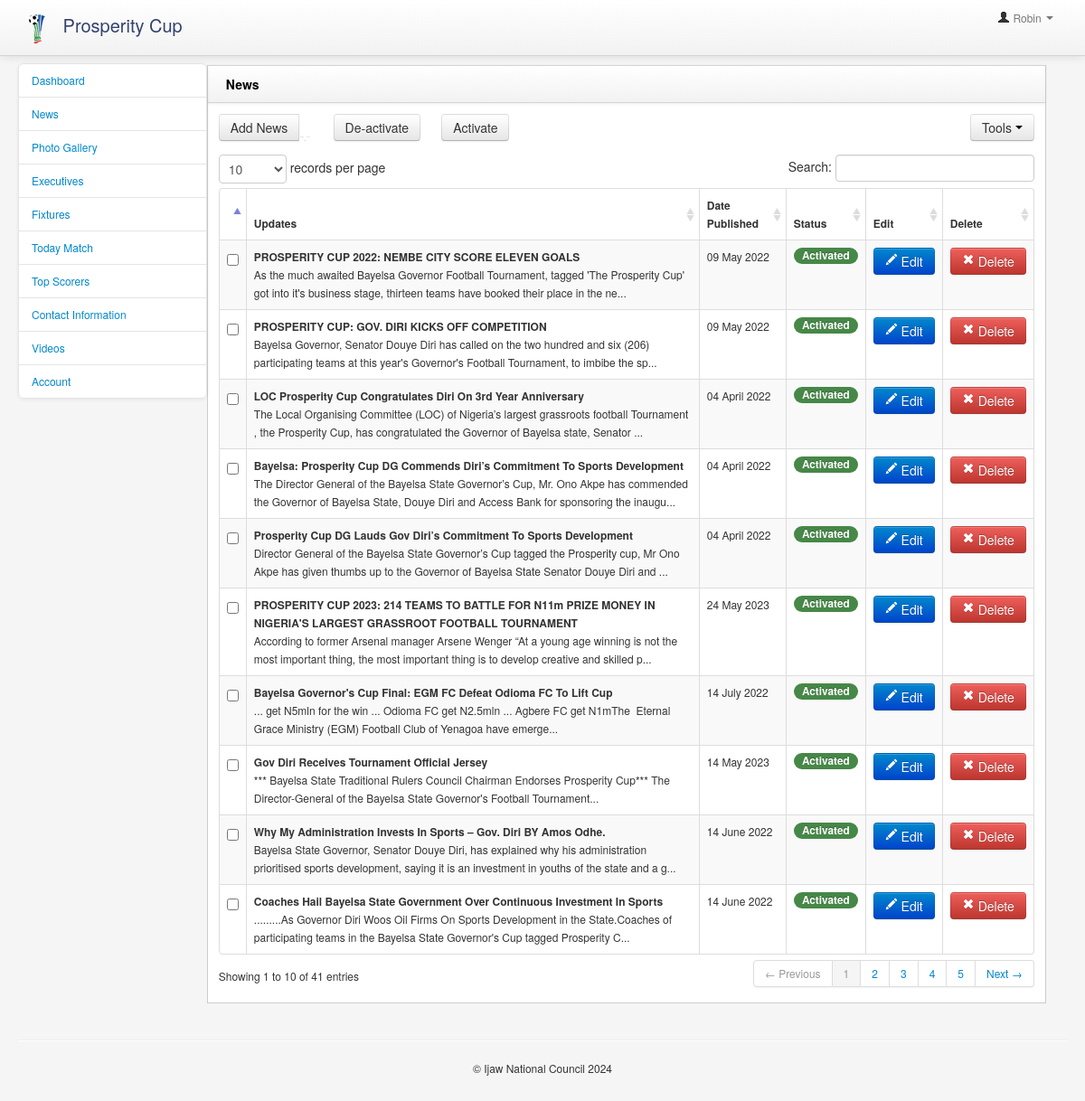
The app's page /admin/updates.php (signed in) with its own data.
### tables this page shows
CREATE TABLE `news` (
  `news_id` int(11) NOT NULL,
  `title` varchar(200) NOT NULL,
  `content` text NOT NULL,
  `time_update` varchar(200) NOT NULL,
  `day` varchar(200) NOT NULL,
  `month` varchar(200) NOT NULL,
  `year` varchar(200) NOT NULL,
  `filename` varchar(200) NOT NULL,
  `status` int(11) NOT NULL
);

### admin/scripts/functions.php (called while the page is built, shortened)
<?php
function ExecuteQuery($query){
	global $connection;
	$result = mysqli_query($connection,$query);
	return $result;
}
function SqlArray($result){
	$rows = mysqli_fetch_array($result);
	return $rows;
}
?>

### admin/updates.php (the view, shortened to what this page needs)
<?php
require_once("scripts/config.php");
require_once("scripts/functions.php");
$msg="";
	$result  =  ExecuteQuery("SELECT * FROM `news`");
 ?>
<!DOCTYPE html>
<html>
    <head>
        <link href="bootstrap/css/bootstrap.min.css" rel="stylesheet" media="screen">
        <link href="bootstrap/css/bootstrap-responsive.min.css" rel="stylesheet" media="screen">
        <link href="assets/styles.css" rel="stylesheet" media="screen">
        <link href="assets/DT_bootstrap.css" rel="stylesheet" media="screen">
    </head>
    <body style="font-size:12px">
        <div class="navbar navbar-fixed-top">
               <?php  include("tools/admin_header.php");?>
        </div>
        <div class="container-fluid">
            <div class="row-fluid">
                      <?php  include("tools/leftbar.php");?>
                <div class="span9" id="content" style="width:80%">
                     <div class="row-fluid"><?php echo $msg;?>
                        <form method="post" action="">
                        <div class="block">
                            <div class="navbar navbar-inner block-header">
                                <div class="muted pull-left" style="font-weight:bold;color:#000;font-size:14px"> News</div>
                            </div>
                            <div class="block-content collapse in">
                                <div class="span12">
                                   <div class="table-toolbar">
                                      <div class="btn-group">
                                       <a href="add_news"  class="btn " >Add News </a><i class="icon-plus icon-white"></i>
                                      </div>&nbsp;&nbsp;&nbsp;&nbsp;&nbsp;&nbsp;
									  <button name="de-activate" class="btn"> De-activate</button>
									  &nbsp;&nbsp;&nbsp;&nbsp;&nbsp;&nbsp;<button class="btn " name="activate"> Activate</button>
                                      <div class="btn-group pull-right">
                                         <button data-toggle="dropdown" class="btn dropdown-toggle">Tools <span class="caret"></span></button>
                                      </div>
                                   </div>
                                    <table cellpadding="0" cellspacing="0" border="0" class="table table-striped table-bordered" id="example2">
                                        <thead>
                                            <tr>
                                            <th></th>
                                                <th>Updates</th>
                                                <th>Date Published</th>
                                                <th>Status</th>
                                                <th>Edit</th>
                                                <th>Delete</th>
                                            </tr>
                                        </thead>
                                        <tbody>
                                <?php
								while($rows=SqlArray($result)){?>
                                 <tr class="gradeU">
                                            <td><input name="news[]" type="checkbox" value="<?php echo $rows['news_id'];?>"></td>
                                                <td><b><?php echo ucwords($rows['title']);?></b><br/>
                                               <?php echo strip_tags( substr( $rows['content'],0,170)) ;?>...</td>
                                                <td><?php echo $rows['time_update'];?></td>
                                                <td><?php if($rows['status']==0){?><span class="badge badge-warning pull-right">De-activated</em></span><?php }else{?><span class="badge badge-success pull-right">Activated</span><?php }?></td>
                                                <td class="center"><div class="btn-group"><a class="btn btn-primary"  style="color:#fff" href="editNews?news_id=<?php echo ucwords($rows['news_id']);?>"><i class="icon-pencil icon-white"></i> Edit</a></div></td>
                                                <td class="center"><div class="btn-group"><a href="delete?news_id=<?php echo $rows['news_id'];?>" class="btn btn-danger" style="color:#fff"><i class="icon-remove icon-white"></i> Delete</a></button></div></td>
                                            </tr>
								<?php }?>
                                        </tbody>
                                    </table>
                                </div>
                            </div>
                        </div>
                        </form>
                    </div>
                </div>
            </div>
            <hr>
             <?php include('includes/footer.php');?>
        </div>
         <link href="vendors/datepicker.css" rel="stylesheet" media="screen">
        <link href="vendors/uniform.default.css" rel="stylesheet" media="screen">
        <link href="vendors/chosen.min.css" rel="stylesheet" media="screen">
        <link href="vendors/wysiwyg/bootstrap-wysihtml5.css" rel="stylesheet" media="screen">
    </body>
</html>

### admin/assets/styles.css (style rules this page uses)
body { padding-top: 0; padding-bottom: 40px; background-color: #f5f5f5; }
@media (min-width: 979px) { body { padding-top: 60px; } }
#content { margin-left:0px; }
.block { border: 1px solid #ccc; background: white; margin: 1em 0em; border-top: none; }
.block-content { margin: 1em; min-height: .25em; }
.block-header { margin-bottom: 0px; border-right: none; border-left: none; -webkit-border-radius: 0px; -moz-border-radius: 0px; border-radius: 0px; }
.block-header div { padding-top: 10px; }

### records on screen
news: title "PROSPERITY CUP 2022: NEMBE CITY SCORE ELEVEN GOALS", content "As the much awaited Bayelsa Governor Football Tournament, tagged 'The Prosperity Cup' got into it's business stage, thirteen teams have booked their place in the ne", time_update "09 May 2022", status "Activated"
news: title "PROSPERITY CUP: GOV. DIRI KICKS OFF COMPETITION", content "Bayelsa Governor, Senator Douye Diri has called on the two hundred and six (206) participating teams at this year's Governor's Football Tournament, to imbibe the sp", time_update "09 May 2022", status "Activated"
news: title "LOC Prosperity Cup Congratulates Diri On 3rd Year Anniversary", content "The Local Organising Committee (LOC) of Nigeria’s largest grassroots football Tournament , the Prosperity Cup, has congratulated the Governor of Bayelsa state, Senator", time_update "04 April 2022", status "Activated"
news: title "Bayelsa: Prosperity Cup DG Commends Diri’s Commitment To Sports Development", content "The Director General of the Bayelsa State Governor’s Cup, Mr. Ono Akpe has commended the Governor of Bayelsa State, Douye Diri and Access Bank for sponsoring the inaugu", time_update "04 April 2022", status "Activated"
news: title "Prosperity Cup DG Lauds Gov Diri’s Commitment To Sports Development", content "Director General of the Bayelsa State Governor’s Cup tagged the Prosperity cup, Mr Ono Akpe has given thumbs up to the Governor of Bayelsa State Senator Douye Diri and", time_update "04 April 2022", status "Activated"
news: title "PROSPERITY CUP 2023: 214 TEAMS TO BATTLE FOR N11m PRIZE MONEY IN NIGERIA'S LARGEST GRASSROOT FOOTBALL TOURNAMENT", content "According to former Arsenal manager Arsene Wenger “At a young age winning is not the most important thing, the most important thing is to develop creative and skilled p", time_update "24 May 2023", status "Activated"
news: title "Bayelsa Governor's Cup Final: EGM FC Defeat Odioma FC To Lift Cup", content "... get N5mln for the win ... Odioma FC get N2.5mln ... Agbere FC get N1mThe Eternal Grace Ministry (EGM) Football Club of Yenagoa have emerge", time_update "14 July 2022", status "Activated"
news: title "Gov Diri Receives Tournament Official Jersey", content "*** Bayelsa State Traditional Rulers Council Chairman Endorses Prosperity Cup*** The Director-General of the Bayelsa State Governor's Football Tournament", time_update "14 May 2023", status "Activated"
news: title "Why My Administration Invests In Sports – Gov. Diri BY Amos Odhe.", content "Bayelsa State Governor, Senator Douye Diri, has explained why his administration prioritised sports development, saying it is an investment in youths of the state and a g", time_update "14 June 2022", status "Activated"
news: title "Coaches Hail Bayelsa State Government Over Continuous Investment In Sports", content ".........As Governor Diri Woos Oil Firms On Sports Development in the State.Coaches of participating teams in the Bayelsa State Governor's Cup tagged Prosperity C", time_update "14 June 2022", status "Activated"

### other values on screen
$_SESSION['user'] "Robin"
